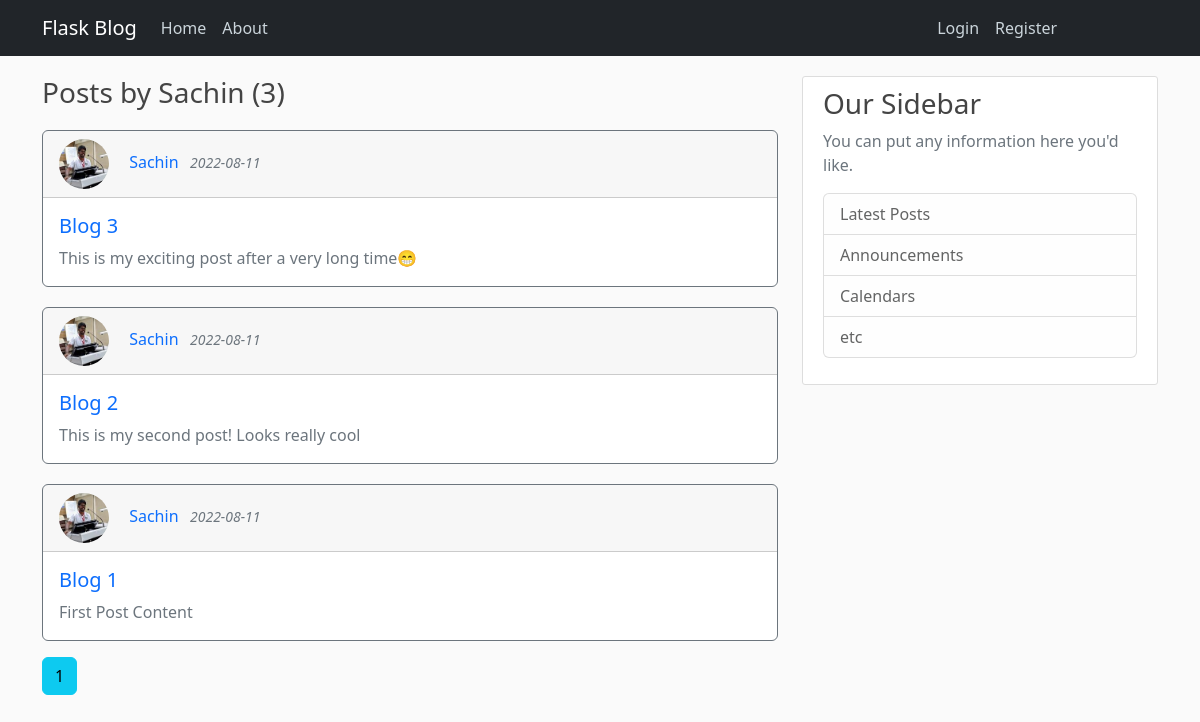
The page /user/Sachin on the database as committed earlier.
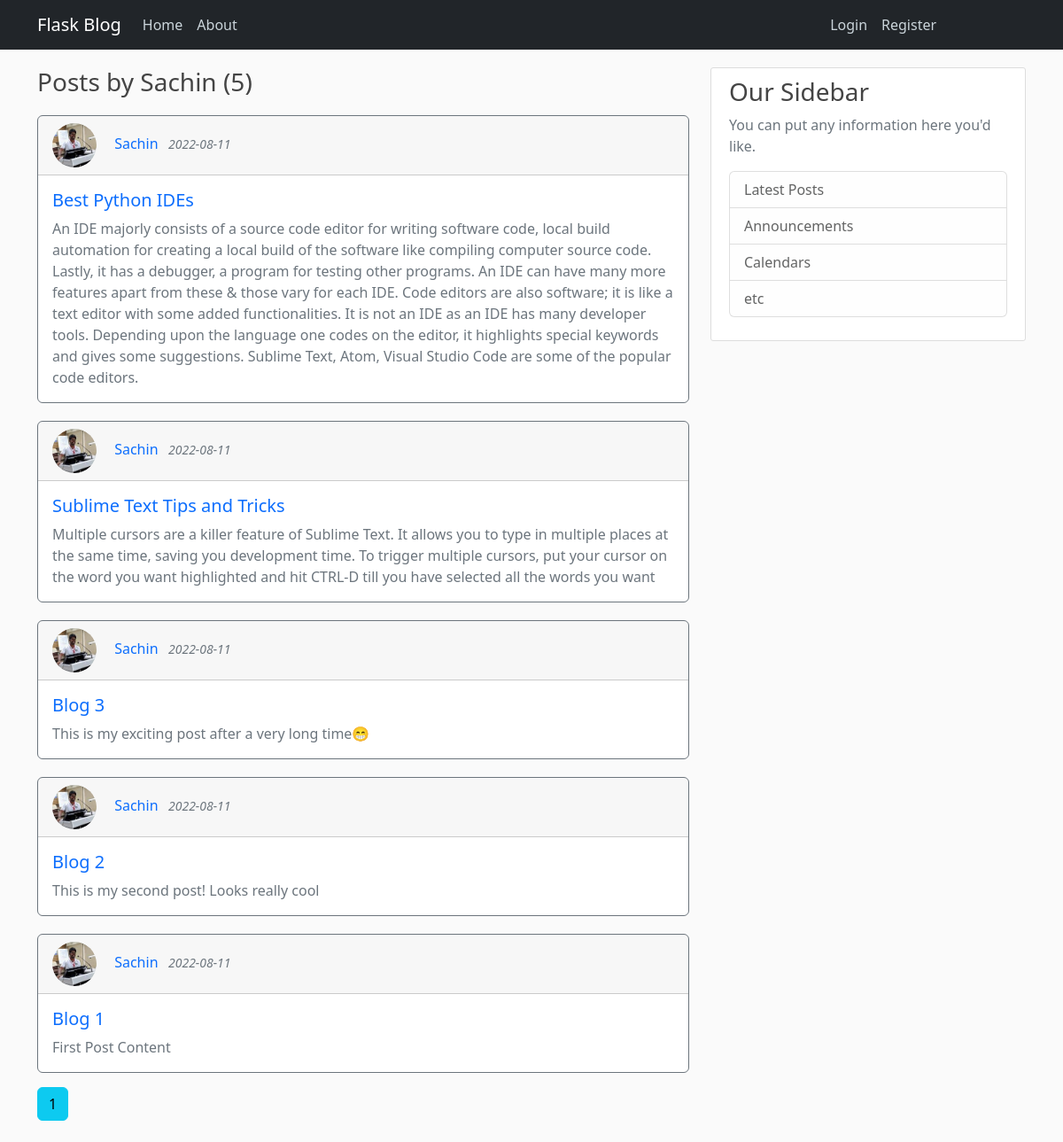
The same page on the database as committed later.
### flaskblog/models.py (models this page shows, shortened)
class User(db.Model, UserMixin):
    id = db.Column(db.Integer, primary_key=True)
    username = db.Column(db.String(20), unique=True, nullable=False)
    email = db.Column(db.String(120), unique=True, nullable=False)
    image_file = db.Column(db.String(20), nullable=False,
                           default='default.jpg')
    password = db.Column(db.String(60), nullable=False)
    posts = db.relationship('Post', backref='author', lazy=True)

class Post(db.Model):
    id = db.Column(db.Integer, primary_key=True)
    title = db.Column(db.String(100), nullable=False)
    date_posted = db.Column(db.DateTime, nullable=False,
                            default=datetime.utcnow)
    content = db.Column(db.Text, nullable=False)
    user_id = db.Column(db.Integer, db.ForeignKey('user.id'), nullable=False)

### flaskblog/routes.py (the view)
@app.route("/user/<string:username>")
def user_posts(username):
    page = request.args.get('page', 1, type=int)
    user = User.query.filter_by(username=username).first_or_404()
    posts = Post.query.filter_by(author=user)\
        .order_by(Post.date_posted.desc())\
        .paginate(page=page, per_page=5)
    return render_template('user_posts.html', posts=posts, user=user)

### flaskblog/templates/user_posts.html
{% extends "layout.html" %} {% block content %}
<h3 class="mb-3" style="margin-top: 20px">
  Posts by {{ user.username }} ({{ posts.total }})
</h3>
{% for post in posts.items %}
<div
  class="card border-secondary mb-3"
  style="max-width: 100%; margin-top: 20px"
>
  <div class="card-header">
    <img
      class="rounded-circle article-img"
      src="{{ url_for('static', filename='profile_pics/' + post.author.image_file) }}"
      style="width: 50px; height: 50px"
    />
    <a
      href="{{ url_for('user_posts', username=post.author.username) }}"
      style="text-decoration: none"
      >{{ post.author.username }}</a
    >
    <small class="text-muted"
      >&nbsp;&nbsp;<i>{{ post.date_posted.strftime('%Y-%m-%d') }}</i></small
    >
  </div>
  <div class="card-body text-secondary">
    <h5 class="card-title">
      <a
        href="{{ url_for('post', post_id=post.id) }}"
        style="text-decoration: none"
        >{{ post.title }}</a
      >
    </h5>
    <p class="card-text">{{ post.content }}</p>
  </div>
</div>
{% endfor %} {% for page_num in posts.iter_pages(left_edge=1, right_edge=1,
left_current=1, right_current=2) %} {% if page_num %} {% if page_num ==
posts.page %}
<a
  class="btn btn-info mb-4"
  href="{{ url_for('user_posts', username=user.username, page=page_num) }}"
  >{{ page_num }}</a
>
{% else %}
<a
  class="btn btn-outline-info mb-4"
  href="{{ url_for('user_posts', username=user.username, page=page_num) }}"
  >{{ page_num }}</a
>
{% endif %} {% else %} ... {% endif %} {% endfor %} {% endblock content %}

### flaskblog/templates/layout.html (shortened to what this page needs)
<!DOCTYPE html>
<html lang="en">
  <head>
    <link href="https://cdn.jsdelivr.net/npm/bootstrap@5.2.0/dist/css/bootstrap.min.css" rel="stylesheet">
    <link
      rel="stylesheet"
      type="text/css"
      href="{{ url_for('static', filename='main.css') }}"
    />
  </head>
  <body>
    <header class="site-header" style="margin-top: -80px;">
        <nav class="navbar navbar-expand-lg navbar-dark bg-dark">
        <div class="container">
          <a class="navbar-brand mr-4" href="/">Flask Blog</a>
          <div class="collapse navbar-collapse" id="navbarToggle">
            <div class="navbar-nav mr-auto">
              <a class="nav-item nav-link" href="{{ url_for('home') }}">Home</a>
              <a class="nav-item nav-link" href="{{ url_for('about') }}">About</a>
            </div>
            <div class="navbar-nav">
              {% if current_user.is_authenticated %}
              <a class="nav-item nav-link" href="{{ url_for('new_post') }}">New Post</a>
              <a class="nav-item nav-link" href="{{ url_for('account') }}">Account</a>
              <a class="nav-item nav-link" href="{{ url_for('logout') }}">Logout</a>
              {% else %}
              <a class="nav-item nav-link" href="{{ url_for('login') }}">Login</a>
              <a class="nav-item nav-link" href="{{ url_for('register') }}">Register</a>
              {% endif %}
            </div>
          </div>
        </div>
      </nav>
    </header>
    <main role="main" class="container">
        <div class="row">
          <div class="col-md-8">
            {% block content %}{% endblock %}
          </div>
          <div class="col-md-4" style="margin-top: 20px;">
            <div class="content-section">
              <h3>Our Sidebar</h3>
              <p class='text-muted'>You can put any information here you'd like.
                <ul class="list-group">
                  <li class="list-group-item list-group-item-light">Latest Posts</li>
                  <li class="list-group-item list-group-item-light">Announcements</li>
                  <li class="list-group-item list-group-item-light">Calendars</li>
                  <li class="list-group-item list-group-item-light">etc</li>
                </ul>
              </p>
            </div>
          </div>
        </div>
      </main>
  </body>
</html>

### flaskblog/static/main.css (style rules this page uses)
body { background: #fafafa; color: #333333; margin-top: 5rem; }
h1, h2, h3, h4, h5, h6 { color: #444444; }
.site-header .navbar-nav .nav-link { color: #cbd5db; }
.content-section { background: #ffffff; padding: 10px 20px; border: 1px solid #dddddd; border-radius: 3px; margin-bottom: 20px; }
.article-img { height: 65px; width: 65px; margin-right: 16px; }

Rows that differ between the two databases and show on the page:
added Post: image_file (picture), author.username "Sachin", date_posted "2022-08-11", title "Best Python IDEs", content "An IDE majorly consists of a source code editor for writing software code, local build automation for creating a local build of the software like compiling computer source code. Lastly, it has a debugger, a program for testing other programs. An IDE can have many more features apart from these & those vary for each IDE. Code editors are also software; it is like a text editor with some added functionalities. It is not an IDE as an IDE has many developer tools. Depending upon the language one codes on the editor, it highlights special keywords and gives some suggestions. Sublime Text, Atom, Visual Studio Code are some of the popular code editors."
added Post: image_file (picture), author.username "Sachin", date_posted "2022-08-11", title "Sublime Text Tips and Tricks", content "Multiple cursors are a killer feature of Sublime Text. It allows you to type in multiple places at the same time, saving you development time. To trigger multiple cursors, put your cursor on the word you want highlighted and hit CTRL-D till you have selected all the words you want"
Other text that changed with them:
{{ posts.total }}: "3" → "5"
